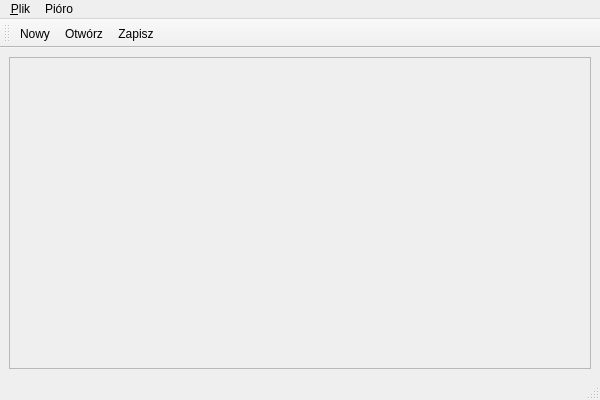
<ui version="4.0" >
 <class>Window</class>
 <widget class="QMainWindow" name="Window" >
  <property name="geometry" >
   <rect>
    <x>0</x>
    <y>0</y>
    <width>600</width>
    <height>400</height>
   </rect>
  </property>
  <property name="windowTitle" >
   <string>Rysownik Qt</string>
  </property>
  <property name="windowIcon" >
   <iconset resource="mywindow.qrc" >:/images/qt.png</iconset>
  </property>
  <widget class="QWidget" name="centralwidget" >
   <property name="enabled" >
    <bool>true</bool>
   </property>
   <layout class="QVBoxLayout" >
    <item>
     <widget class="QScrollArea" name="scrollArea" >
      <property name="frameShape" >
       <enum>QFrame::StyledPanel</enum>
      </property>
      <property name="frameShadow" >
       <enum>QFrame::Sunken</enum>
      </property>
      <widget class="PaintArea" native="1" name="paint" >
       <property name="geometry" >
        <rect>
         <x>11</x>
         <y>11</y>
         <width>560</width>
         <height>281</height>
        </rect>
       </property>
       <property name="cursor" >
        <cursorShape>CrossCursor</cursorShape>
       </property>
      </widget>
     </widget>
    </item>
   </layout>
  </widget>
  <widget class="QMenuBar" name="menubar" >
   <property name="geometry" >
    <rect>
     <x>0</x>
     <y>0</y>
     <width>600</width>
     <height>23</height>
    </rect>
   </property>
   <widget class="QMenu" name="fileMenu" >
    <property name="title" >
     <string>&amp;Plik</string>
    </property>
    <addaction name="fileMenuNew" />
    <addaction name="fileMenuOpen" />
    <addaction name="fileMenuSave" />
    <addaction name="fileMenuSaveAs" />
    <addaction name="separator" />
    <addaction name="fileMenuQuit" />
   </widget>
   <widget class="QMenu" name="penMenu" >
    <property name="title" >
     <string>Pióro</string>
    </property>
    <widget class="QMenu" name="penMenuStyle" >
     <property name="title" >
      <string>Styl linii</string>
     </property>
     <addaction name="actionQt_SolidLine" />
     <addaction name="actionQt_DashLine" />
     <addaction name="actionQt_DotLine" />
     <addaction name="actionQt_DashDotLine" />
     <addaction name="actionQt_DashDotDotLine" />
    </widget>
    <widget class="QMenu" name="penMenuCapStyle" >
     <property name="title" >
      <string>Zakończenie linii</string>
     </property>
     <addaction name="actionQt_SquareCap" />
     <addaction name="actionQt_FlatCap" />
     <addaction name="actionQt_RoundCap" />
    </widget>
    <widget class="QMenu" name="penMenuJoinStyle" >
     <property name="title" >
      <string>Połączenie linii</string>
     </property>
     <addaction name="actionQt_BevelJoin" />
     <addaction name="actionQt_MiterJoin" />
     <addaction name="actionQt_RoundJoin" />
    </widget>
    <addaction name="penMenuWidth" />
    <addaction name="penMenuColor" />
    <addaction name="penMenuStyle" />
    <addaction name="penMenuCapStyle" />
    <addaction name="penMenuJoinStyle" />
   </widget>
   <addaction name="fileMenu" />
   <addaction name="penMenu" />
  </widget>
  <widget class="QStatusBar" name="statusBar" >
   <property name="statusTip" >
    <string/>
   </property>
  </widget>
  <widget class="QToolBar" name="toolBarFile" >
   <property name="windowTitle" >
    <string>toolBar</string>
   </property>
   <attribute name="toolBarArea" >
    <enum>TopToolBarArea</enum>
   </attribute>
   <attribute name="toolBarBreak" >
    <bool>false</bool>
   </attribute>
   <addaction name="fileMenuNew" />
   <addaction name="fileMenuOpen" />
   <addaction name="fileMenuSave" />
  </widget>
  <action name="fileMenuNew" >
   <property name="icon" >
    <iconset resource="mywindow.qrc" >:/images/new.png</iconset>
   </property>
   <property name="text" >
    <string>&amp;Nowy</string>
   </property>
   <property name="statusTip" >
    <string>Tworzy nowy plik</string>
   </property>
   <property name="shortcut" >
    <string>Ctrl+N</string>
   </property>
  </action>
  <action name="fileMenuOpen" >
   <property name="icon" >
    <iconset resource="mywindow.qrc" >:/images/open.png</iconset>
   </property>
   <property name="text" >
    <string>Otwórz</string>
   </property>
   <property name="statusTip" >
    <string>Odczytuje plik</string>
   </property>
   <property name="shortcut" >
    <string>Ctrl+O</string>
   </property>
  </action>
  <action name="fileMenuSave" >
   <property name="icon" >
    <iconset resource="mywindow.qrc" >:/images/save.png</iconset>
   </property>
   <property name="text" >
    <string>Zapisz</string>
   </property>
   <property name="statusTip" >
    <string>Zapisuje bieżące zmiany</string>
   </property>
  </action>
  <action name="fileMenuSaveAs" >
   <property name="text" >
    <string>Zapisz jako</string>
   </property>
   <property name="statusTip" >
    <string>Zapisuje jako nowy plik</string>
   </property>
  </action>
  <action name="fileMenuQuit" >
   <property name="text" >
    <string>Wyjście</string>
   </property>
   <property name="statusTip" >
    <string>Zakończenie działania programu</string>
   </property>
  </action>
  <action name="penMenuWidth" >
   <property name="text" >
    <string>Grubość</string>
   </property>
   <property name="toolTip" >
    <string>Grubość pióra</string>
   </property>
   <property name="statusTip" >
    <string>Określenie grubości pióra</string>
   </property>
  </action>
  <action name="penMenuColor" >
   <property name="text" >
    <string>Kolor</string>
   </property>
   <property name="toolTip" >
    <string>Kolor pióra</string>
   </property>
   <property name="statusTip" >
    <string>Określenie koloru pióra</string>
   </property>
  </action>
  <action name="actionQt_SolidLine" >
   <property name="checkable" >
    <bool>true</bool>
   </property>
   <property name="checked" >
    <bool>true</bool>
   </property>
   <property name="icon" >
    <iconset/>
   </property>
   <property name="text" >
    <string>Qt::SolidLine</string>
   </property>
  </action>
  <action name="actionQt_DashLine" >
   <property name="checkable" >
    <bool>true</bool>
   </property>
   <property name="text" >
    <string>Qt::DashLine</string>
   </property>
  </action>
  <action name="actionQt_DotLine" >
   <property name="checkable" >
    <bool>true</bool>
   </property>
   <property name="text" >
    <string>Qt::DotLine</string>
   </property>
  </action>
  <action name="actionQt_DashDotLine" >
   <property name="checkable" >
    <bool>true</bool>
   </property>
   <property name="text" >
    <string>Qt::DashDotLine</string>
   </property>
  </action>
  <action name="actionQt_DashDotDotLine" >
   <property name="checkable" >
    <bool>true</bool>
   </property>
   <property name="text" >
    <string>Qt::DashDotDotLine</string>
   </property>
  </action>
  <action name="actionQt_SquareCap" >
   <property name="checkable" >
    <bool>true</bool>
   </property>
   <property name="checked" >
    <bool>true</bool>
   </property>
   <property name="text" >
    <string>Qt::SquareCap</string>
   </property>
  </action>
  <action name="actionQt_FlatCap" >
   <property name="checkable" >
    <bool>true</bool>
   </property>
   <property name="text" >
    <string>Qt::FlatCap</string>
   </property>
  </action>
  <action name="actionQt_RoundCap" >
   <property name="checkable" >
    <bool>true</bool>
   </property>
   <property name="text" >
    <string>Qt::RoundCap</string>
   </property>
  </action>
  <action name="actionQt_BevelJoin" >
   <property name="checkable" >
    <bool>true</bool>
   </property>
   <property name="checked" >
    <bool>true</bool>
   </property>
   <property name="text" >
    <string>Qt::BevelJoin</string>
   </property>
  </action>
  <action name="actionQt_MiterJoin" >
   <property name="checkable" >
    <bool>true</bool>
   </property>
   <property name="text" >
    <string>Qt::MiterJoin</string>
   </property>
  </action>
  <action name="actionQt_RoundJoin" >
   <property name="checkable" >
    <bool>true</bool>
   </property>
   <property name="text" >
    <string>Qt::RoundJoin</string>
   </property>
  </action>
 </widget>
 <customwidgets>
  <customwidget>
   <class>PaintArea</class>
   <extends>QWidget</extends>
   <header>paintarea.h</header>
   <container>1</container>
  </customwidget>
  <customwidget>
   <class>QScrollArea</class>
   <extends>QFrame</extends>
   <header location="global" >QScrollArea</header>
   <container>1</container>
  </customwidget>
 </customwidgets>
 <resources>
  <include location="mywindow.qrc" />
 </resources>
 <connections/>
</ui>
